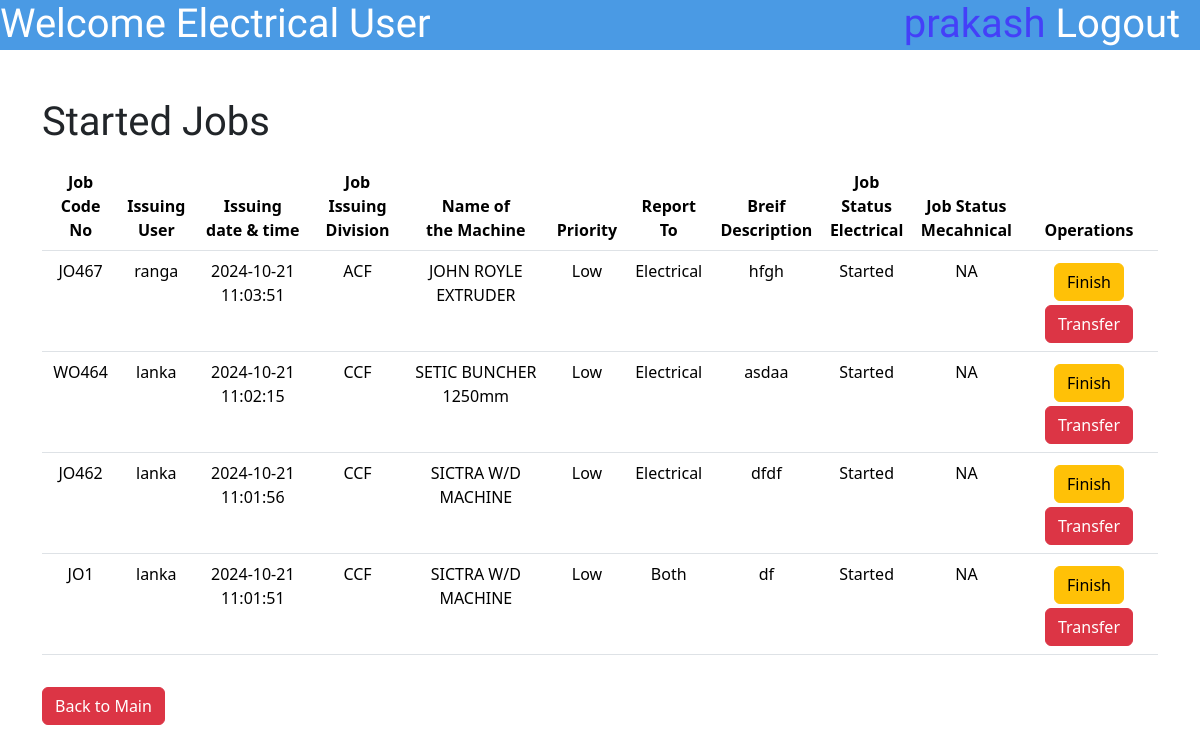
The page /EMUser/StartedJobsEMUser.php (signed in) on the database as committed earlier.
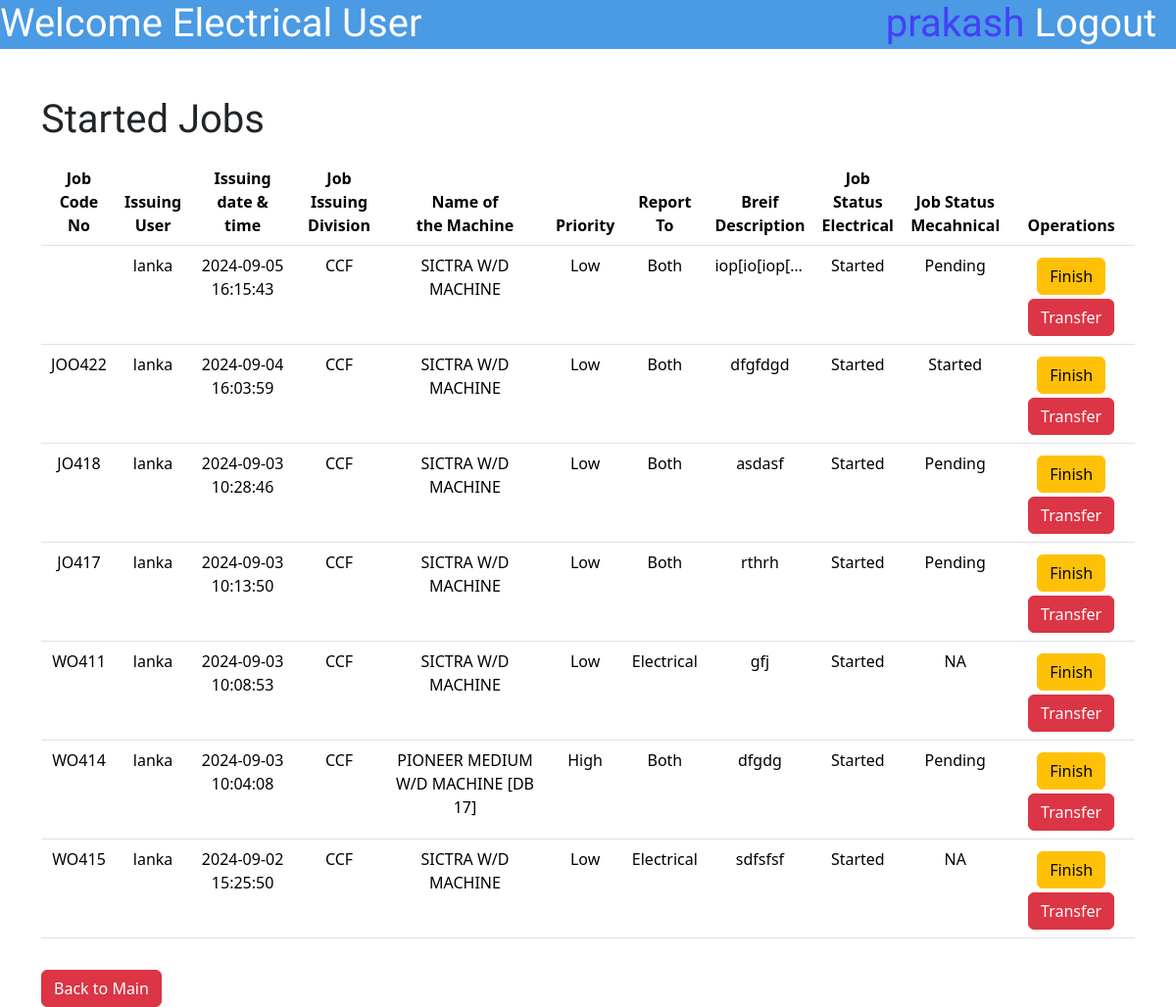
The same page on the database as committed later.
### tables this page shows
CREATE TABLE `jobdatasheet` (
  `id` int(10) NOT NULL,
  `JobCodeNo` varchar(100) NOT NULL,
  `JobPostingDateTime` varchar(50) NOT NULL,
  `JobPostingDev` enum('ACF','CCF','DR','Flexible','Aluminium Rodmill','Ceylon Copper','Drum Yard','Carpentry','Bail Room') NOT NULL,
  `MachineName` varchar(255) NOT NULL,
  `Priority` enum('High','Low','Critical','') NOT NULL,
  `ReportTo` enum('Electrical','Mechanical','Both','') NOT NULL,
  `BDescription` varchar(500) NOT NULL,
  `Username` varchar(50) NOT NULL,
  `JobStatusE` enum('Pending','Started','Finished','Approved','NA') NOT NULL,
  `JobStatusM` enum('Pending','Started','Finished','Approved','NA') NOT NULL,
  `ManPowerInvolved` varchar(1000) DEFAULT NULL,
  `Approval` enum('Pending Approval','Not Approved','Approved','') NOT NULL,
  `FinishedCommentE` varchar(255) DEFAULT NULL,
  `FinishedCommentM` varchar(500) DEFAULT NULL,
  `TransferCommentE` varchar(500) DEFAULT NULL,
  `TransferCommentM` varchar(500) DEFAULT NULL,
  `ApproveComment` varchar(1000) DEFAULT NULL,
  `DisapproveComment` varchar(1000) DEFAULT NULL,
  `DownTime` varchar(500) DEFAULT NULL,
  `TryCount` int(10) DEFAULT NULL
);

### EMUser/StartedJobsEMUser.php (the view, shortened to what this page needs)
<?php
include '../connect.php';
?>
<!DOCTYPE html>
<html lang="en">
<head>
    <link href="https://cdn.jsdelivr.net/npm/bootstrap@5.3.3/dist/css/bootstrap.min.css" rel="stylesheet"
>
    <link rel="stylesheet" href="\MaintananceJobCard\styles\SubmitJobstyle.css">
</head>
<body>
    <div class="topbar">
        <h1 class="topbar-text">Welcome <?php echo $_SESSION['workplace'] ?> User</h1>
        <a href="\MaintananceJobCard\logout.php">
            <h1 class="topbar-logout">Logout &nbsp</h1>
        </a>
        <h1 class="topbar-username"><?php echo $_SESSION['username'] ?>&nbsp</h1>
    </div>
    <div class="container mt-5 ">
        <div class="mt-5">
            <h1>Started Jobs</h1>
            <table class="table table-hover mt-3">
                <thead>
                    <tr>
                        <th scope="col">Job Code <br>No</th>
                        <th scope="col">Issuing<br>User</th>
                        <th scope="col">Issuing <br>date & time</th>
                        <th scope="col">Job Issuing<br> Division</th>
                        <th scope="col">Name of<br> the Machine</th>
                        <th scope="col">Priority</th>
                        <th scope="col">Report To</th>
                        <th scope="col">Breif <br>Description</th>
                        <th scope="col">Job Status<br>Electrical</th>
                        <th scope="col">Job Status<br>Mecahnical</th>
                        <th scope="col">Operations</th>
                    </tr>
                </thead>
                <tbody>
                    <?php
                    $workplace = $_SESSION['workplace'];
                    if ($workplace == 'Electrical') {
                        $sql = "Select * from `jobdatasheet` where  JobStatusE='Started' and (ReportTo='Electrical' or ReportTo='Both') order by JobPostingDateTime DESC  ";
                    } else if($workplace == 'Mechanical')
                    {
                        $sql = "Select * from `jobdatasheet` where  JobStatusM='Started' and (ReportTo='Mechanical' or ReportTo='Both') order by JobPostingDateTime DESC ";
                    }
                    $result = mysqli_query($con, $sql);
                    while ($row = mysqli_fetch_assoc($result)) {
                        $id = $row['id'];
                        $JobCodeNo = $row['JobCodeNo'];
                        $username = $row['Username'];
                        $JobIssuingDateTime = $row['JobPostingDateTime'];
                        $JobIssuingDivision = $row['JobPostingDev'];
                        $MachineName = $row['MachineName'];
                        $priority = $row['Priority'];
                        $ReportTo = $row['ReportTo'];
                        $BriefDescription = $row['BDescription'];
                        $JobStatusM = $row['JobStatusM'];
                        $JobStatusE = $row['JobStatusE'];
                        echo
                            "
     <tr class='clickable-row' data-href='\MaintananceJobCard\EMUser\ViewJobEMUserStarted.php?updateid=$id'>
        <td>$JobCodeNo</td>
        <td>$username</td>
        <td>$JobIssuingDateTime</td>
        <td>$JobIssuingDivision</td>
        <td>$MachineName</td>
        <td>$priority</td>
        <td>$ReportTo</td>
        <td style='white-space: nowrap; text-overflow:ellipsis; overflow: hidden; max-width:1px;'>$BriefDescription</td>
        <td>$JobStatusE</td>
        <td>$JobStatusM</td>
       <td><a href='\MaintananceJobCard\EMUser\FinishJobEMUser.php?updateid=$id' class='btn btn-warning mt-1'>Finish</a>"; ?>
                        <?php
                        if ($JobStatusM == 'Finished') {
                            echo "Mechanical <br> finished the job</td>";
                        } else if ($JobStatusE == 'Finished') {
                            echo "Electrical <br>finished the job</td>";
                        } else {
                            echo "<a href='\MaintananceJobCard\EMUser\TransferStartedJobEMUser.php?updateid=$id' class='btn btn-danger mt-1'>Transfer</a> </td>";
                        }
                    } echo"</tr>";?>
                </tbody>
            </table>
            <button type="back" class="btn btn-danger mt-3" name="back"><a
                    href="\MaintananceJobCard\PUser\indexPUser.php" style="text-decoration:none;color:white">Back to
                    Main</a></button>
        </div>
    </div>
</body>

### styles/SubmitJobstyle.css (style rules this page uses)
div.topbar { height: 50px; width: 100%; background-color: #4A9AE4; }
h1.topbar-text { float: left; font-family: "Jockey One", sans-serif; color: white; }
h1.topbar-username { float: right; font-family: "Jockey One", sans-serif; color: #4440F8; }
h1.topbar-logout { float: right; font-family: "Jockey One", sans-serif; color: white; }

### EMUser/StartedJobsEMUser.php (style rules this page uses)
h1 { font-family: "Jockey One", sans-serif; }
th, td { text-align: center; }

Rows that differ between the two databases and show on the page:
removed jobdatasheet: JobCodeNo "JO467", Username "ranga", JobPostingDateTime "2024-10-21 11:03:51", JobPostingDev "ACF", MachineName "JOHN ROYLE EXTRUDER", Priority "Low", ReportTo "Electrical", BDescription "hfgh", JobStatusE "Started", JobStatusM "NA"
removed jobdatasheet: JobCodeNo "WO464", Username "lanka", JobPostingDateTime "2024-10-21 11:02:15", JobPostingDev "CCF", MachineName "SETIC BUNCHER 1250mm", Priority "Low", ReportTo "Electrical", BDescription "asdaa", JobStatusE "Started", JobStatusM "NA"
removed jobdatasheet: JobCodeNo "JO462", Username "lanka", JobPostingDateTime "2024-10-21 11:01:56", JobPostingDev "CCF", MachineName "SICTRA W/D MACHINE", Priority "Low", ReportTo "Electrical", BDescription "dfdf", JobStatusE "Started", JobStatusM "NA"
removed jobdatasheet: JobCodeNo "JO1", Username "lanka", JobPostingDateTime "2024-10-21 11:01:51", JobPostingDev "CCF", MachineName "SICTRA W/D MACHINE", Priority "Low", ReportTo "Both", BDescription "df", JobStatusE "Started", JobStatusM "NA"
added jobdatasheet: Username "lanka", JobPostingDateTime "2024-09-05 16:15:43", JobPostingDev "CCF", MachineName "SICTRA W/D MACHINE", Priority "Low", ReportTo "Both", BDescription "iop[io[iop[…", JobStatusE "Started", JobStatusM "Pending"
added jobdatasheet: JobCodeNo "JOO422", Username "lanka", JobPostingDateTime "2024-09-04 16:03:59", JobPostingDev "CCF", MachineName "SICTRA W/D MACHINE", Priority "Low", ReportTo "Both", BDescription "dfgfdgd", JobStatusE "Started", JobStatusM "Started"
added jobdatasheet: JobCodeNo "JO418", Username "lanka", JobPostingDateTime "2024-09-03 10:28:46", JobPostingDev "CCF", MachineName "SICTRA W/D MACHINE", Priority "Low", ReportTo "Both", BDescription "asdasf", JobStatusE "Started", JobStatusM "Pending"
added jobdatasheet: JobCodeNo "JO417", Username "lanka", JobPostingDateTime "2024-09-03 10:13:50", JobPostingDev "CCF", MachineName "SICTRA W/D MACHINE", Priority "Low", ReportTo "Both", BDescription "rthrh", JobStatusE "Started", JobStatusM "Pending"
added jobdatasheet: JobCodeNo "WO411", Username "lanka", JobPostingDateTime "2024-09-03 10:08:53", JobPostingDev "CCF", MachineName "SICTRA W/D MACHINE", Priority "Low", ReportTo "Electrical", BDescription "gfj", JobStatusE "Started", JobStatusM "NA"
added jobdatasheet: JobCodeNo "WO414", Username "lanka", JobPostingDateTime "2024-09-03 10:04:08", JobPostingDev "CCF", MachineName "PIONEER MEDIUM W/D MACHINE [DB 17]", Priority "High", ReportTo "Both", BDescription "dfgdg", JobStatusE "Started", JobStatusM "Pending"
added jobdatasheet: JobCodeNo "WO415", Username "lanka", JobPostingDateTime "2024-09-02 15:25:50", JobPostingDev "CCF", MachineName "SICTRA W/D MACHINE", Priority "Low", ReportTo "Electrical", BDescription "sdfsfsf", JobStatusE "Started", JobStatusM "NA"
